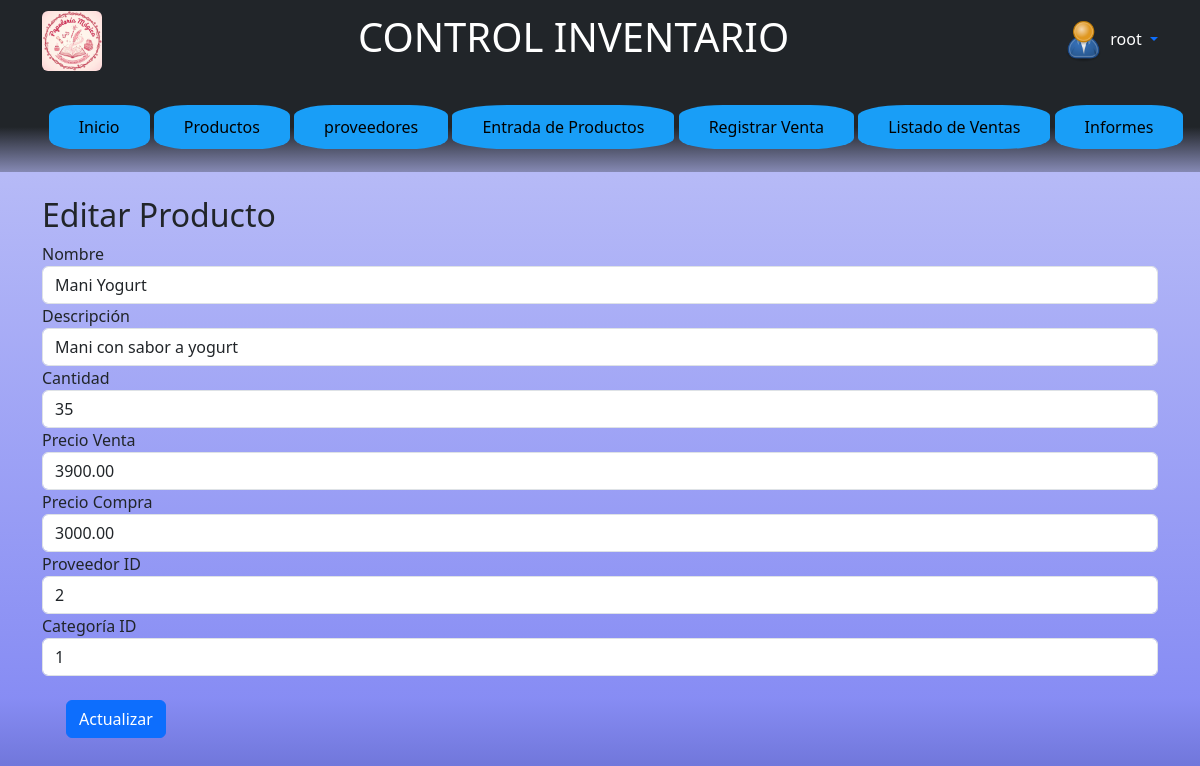
/proyectoInventario/edit_producto.php?id=9 (signed in), run on the app's committed database.
### tables this page shows
CREATE TABLE `productos` (
  `idProducto` int NOT NULL AUTO_INCREMENT,
  `nombreProducto` varchar(45) NOT NULL,
  `descripcionProducto` varchar(120) NOT NULL,
  `cantidad` int NOT NULL DEFAULT '0',
  `precioVenta` decimal(10,2) NOT NULL DEFAULT '0.00',
  `precioCompra` decimal(10,2) NOT NULL DEFAULT '0.00',
  `proveedorId` int NOT NULL,
  `CategoriaId` int NOT NULL,
  PRIMARY KEY (`idProducto`),
  KEY `proveedorId_idx` (`proveedorId`),
  KEY `categoriaId_idx` (`CategoriaId`),
  CONSTRAINT `categoriaId` FOREIGN KEY (`CategoriaId`) REFERENCES `categorias` (`idCategoria`) ON UPDATE CASCADE,
  CONSTRAINT `proveedor_Id` FOREIGN KEY (`proveedorId`) REFERENCES `proveedores` (`idProveedor`)
);

### proyectoInventario/edit_producto.php (the view, shortened to what this page needs)
<?php
include("db.php");
if (isset($_GET['id'])) {
    $id = $_GET['id'];
    $sql = "SELECT * FROM Productos WHERE idProducto = $id";
    $result = $conn->query($sql);
    $row = $result->fetch_assoc();
}
include("includes/header.php") ?>
<div class="container mt-4">
    <h2>Editar Producto</h2>
    <form action="edit_producto.php?id=<?php echo $id; ?>" method="POST">
        <div class="form-group">
            <label for="nombreProducto">Nombre</label>
            <input type="text" class="form-control" id="nombreProducto" name="nombreProducto" value="<?php echo $row['nombreProducto']; ?>" required>
        </div>
        <div class="form-group">
            <label for="descripcionProducto">Descripción</label>
            <input type="text" class="form-control" id="descripcionProducto" name="descripcionProducto" value="<?php echo $row['descripcionProducto']; ?>" required>
        </div>
        <div class="form-group">
            <label for="cantidad">Cantidad</label>
            <input type="number" class="form-control" id="cantidad" name="cantidad" value="<?php echo $row['cantidad']; ?>" required>
        </div>
        <div class="form-group">
            <label for="precioVenta">Precio Venta</label>
            <input type="text" class="form-control" id="precioVenta" name="precioVenta" value="<?php echo $row['precioVenta']; ?>" required>
        </div>
        <div class="form-group">
            <label for="precioCompra">Precio Compra</label>
            <input type="text" class="form-control" id="precioCompra" name="precioCompra" value="<?php echo $row['precioCompra']; ?>" required>
        </div>
        <div class="form-group">
            <label for="proveedorId">Proveedor ID</label>
            <input type="number" class="form-control" id="proveedorId" name="proveedorId" value="<?php echo $row['proveedorId']; ?>" required>
        </div>
        <div class="form-group">
            <label for="CategoriaId">Categoría ID</label>
            <input type="number" class="form-control" id="CategoriaId" name="CategoriaId" value="<?php echo $row['CategoriaId']; ?>" required>
        </div>
        <button type="submit" class="btn btn-primary mx-4 my-4">Actualizar</button>
    </form>
</div>
</body>
</html>

### proyectoInventario/css/style.css (style rules this page uses)
body { background: linear-gradient( to top, #4e55b4 0%, #5f66f0bf 20%, #b6baf7 80% ); min-height: 100vh; margin-bottom: 60px; }
body { min-height: 100vh; margin-bottom: 60px; background-image: linear-gradient (to top, #ebd4cd, #43f0e2); }
form { padding-bottom: 50px; }

### data on the page
productos: nombreProducto "Mani Yogurt", descripcionProducto "Mani con sabor a yogurt", cantidad "35", precioVenta "3900.00", precioCompra "3000.00", proveedorId "2", CategoriaId "1"

### other printed values
$_SESSION['nombreUsuario'] "root"
